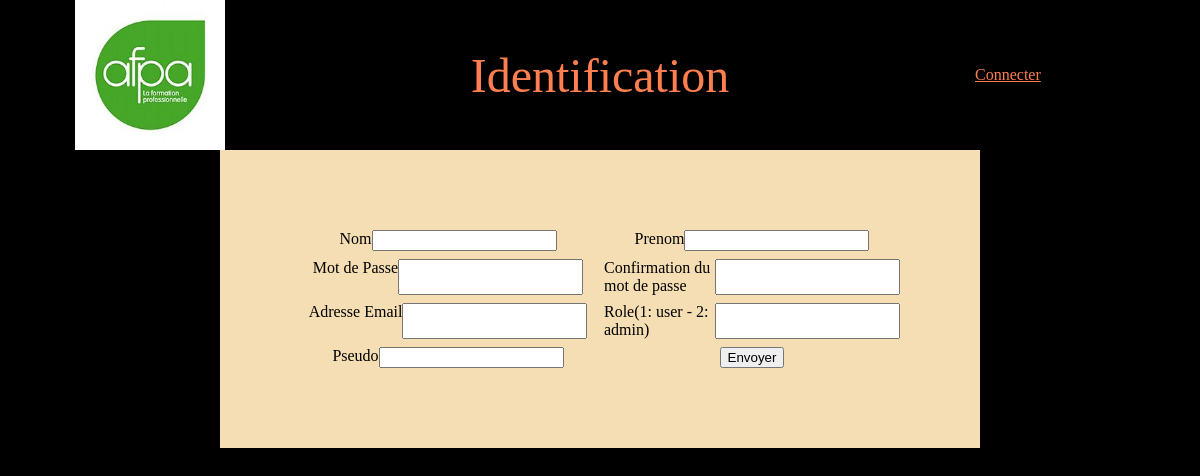
The page /index.php?page=inscription on the database its author committed.
### tables this page shows
CREATE TABLE IF NOT EXISTS texte (
  idTexte int NOT NULL AUTO_INCREMENT PRIMARY KEY,
  codeTexte varchar(50) NOT NULL,
  FR text,
  EN text
);

### PHP/MODEL/MANAGER/TexteManager.Class.php (called while the page is built, shortened)
<?php
class TexteManager
{
	public static function findByCodes($codeLangue,$codeTexte)
	{
		$db=DbConnect::getDb();
		$q=$db->prepare("SELECT $codeLangue FROM `texte` WHERE `codeTexte` = :codeTexte");
		$q->bindValue(":codeTexte", $codeTexte,PDO::PARAM_STR);
		$q->execute();
		$results = $q->fetch(PDO::FETCH_ASSOC);
		if($results != false)
		{
			return $results[$codeLangue];
		}
		else
		{
			return false;
		}
	}
}

### PHP/VIEW/FORM/FormInscription.php (the view)
<div class="demiPage colonne">
    <form action="index.php?page=actionInscription" method="POST">
        <div>
            <label for="nom"><?php echo texte('Nom') ?></label>
            <input type="text" name="nom" required />
        </div>
        <div>
            <label for="prenom"><?php echo texte('Prenom') ?></label>
            <input type="text" name="prenom" required />
        </div>
        <div>
            <label for="motDePasse"><?php echo texte('MotDePasse') ?></label>
            <input type="password" name="motDePasse" required />
        </div>
        <div>
            <label for="confirmation"><?php echo texte('ConfirmationMotDePasse') ?></label>
            <input type="password" name="confirmation" required />
        </div>
        <div>
            <label for="adresseMail"><?php echo texte('AdresseEmail') ?></label>
            <input type="text" name="adresseMail" required />
        </div>
        <div>
            <label for="role"><?php echo texte('Role') ?></label>
            <input type="text" name="role" required />
        </div>
        <div>
            <label for="pseudo"><?php echo texte('Pseudo') ?></label>
            <input type="text" name="pseudo" required />
        </div>
        <div>
            <div></div>
            <button type="submit"><?php echo texte('Envoyer') ?></button>
            <div></div>
        </div>
    </form>

### PHP/VIEW/GENERAL/Header.php
<body class="colonne">
    <header>
        <div class="demi"></div>
        <div><img src="./IMG/Logo_afpa.jpg" alt=""></div>
        <div class="titre"><?php echo $titre; ?></div>
        <div class="colonne">
            <?php
            if (isset($_SESSION['utilisateur'])) {
                echo '<div class="texteColore centrer">'. texte('Bonjour') ." ". $_SESSION['utilisateur']->getNom() . '</div>';
                echo '<div><a href="index.php?page=deconnection" class="texteColore centrer">'. texte("Deconnecter") .'</a></div>';
            } else {
                echo '<a href="index.php?page=connection" class="texteColore centrer">'. texte("Connexion") .'</a>';
            }
            ?>
        </div>
        <div class="demi"></div>
    </header>

### CSS/style.css (style rules this page uses)
html,body { margin: 0; padding: 0; }
body, header,div, nav, main, section, .flex { display: flex; flex: 1; justify-content: center; }
body { background-color: black; }
img { width: 100%; }
.colonne { flex-direction: column; }
.demi { flex:0.5; }
.texteColore { color: coral; }
.centrer { align-items: center; }
.titre { flex: 5; color: coral; font-size: 3em; justify-content: center; align-items: center; }
.demiPage { width: 50vw; align-self: center; background-color: wheat; padding: 5em; }
form { display: grid; grid-template-columns: 1fr 1fr; grid-gap: 0.5em; grid-auto-rows: minmax(1em, auto); }

### rows shown on the page
texte: FR "Identification"
texte: FR "Connecter"
texte: FR "Nom"
texte: FR "Prenom"
texte: FR "Mot de Passe"
texte: FR "Confirmation du mot de passe"
texte: FR "Adresse Email"
texte: FR "Role(1: user - 2: admin)"
texte: FR "Pseudo"
texte: FR "Envoyer"
